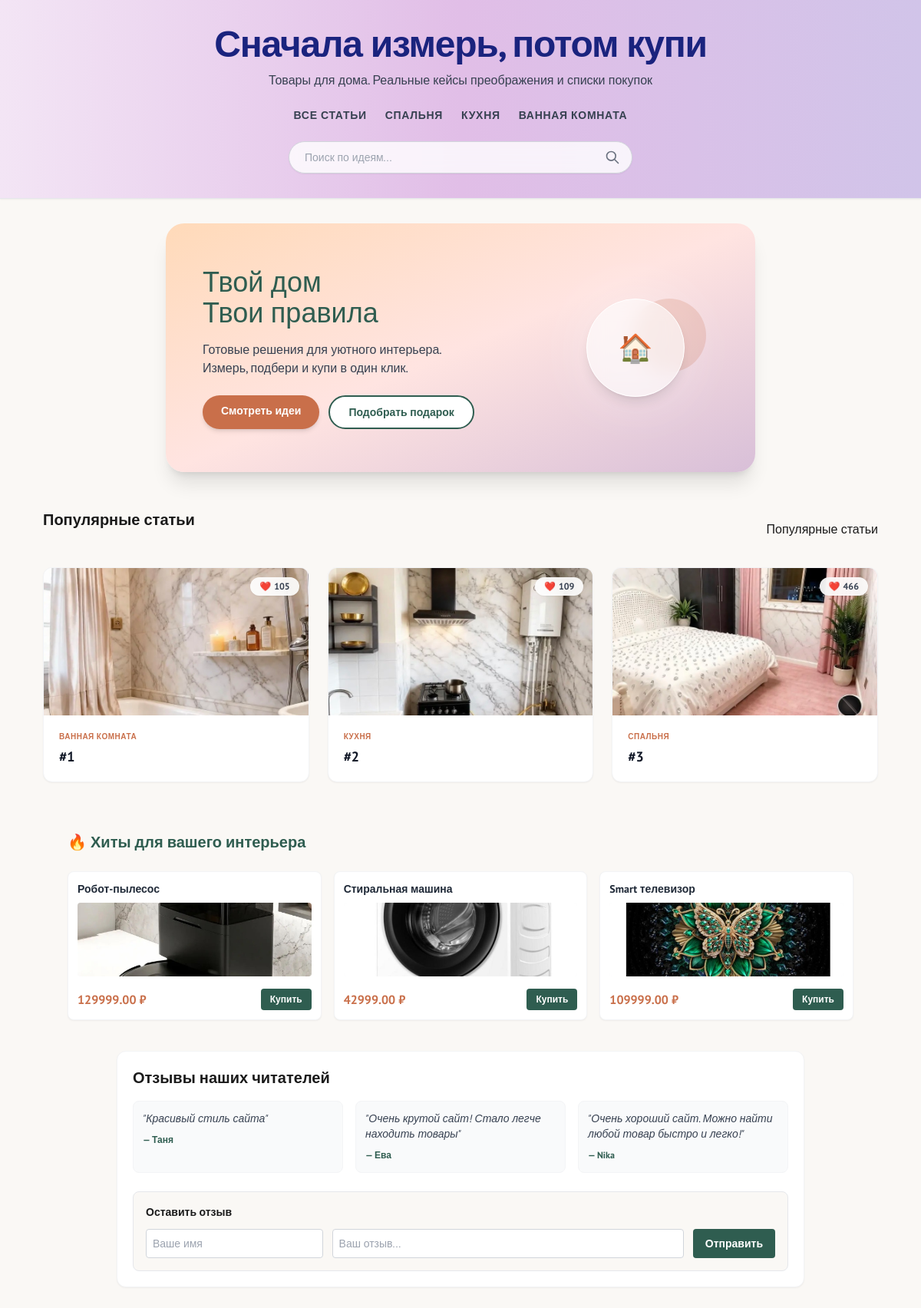
The page / on the database its author committed.
### articles/models.py (models this page shows, shortened)
class Category(models.Model):
    name = models.CharField(max_length=100, verbose_name="Название")
    slug = models.SlugField(unique=True, verbose_name="URL-имя")
    class Meta:
        verbose_name = "Категория"
        verbose_name_plural = "Категории"

class Article(models.Model):
    title = models.CharField(max_length=200)
    text = models.TextField()
    image_before = models.ImageField(upload_to='articles_images/', blank=True, null=True, verbose_name="Фото ДО")
    image_after = models.ImageField(upload_to='articles_images/', blank=True, null=True, verbose_name="Фото ПОСЛЕ")
    category = models.ForeignKey(Category, on_delete=models.SET_NULL, null=True, blank=True, verbose_name="Категория")
    created_at = models.DateTimeField(auto_now_add=True)
    likes = models.IntegerField(default=0, verbose_name="Лайки")
    rating = models.IntegerField(default=0, verbose_name="Рейтинг") # <-- НОВАЯ СТРОКА

class Product(models.Model):
    article = models.ForeignKey(Article, on_delete=models.CASCADE, related_name='products', null=True, blank=True)
    name = models.CharField(max_length=200, verbose_name="Название товара")
    price = models.DecimalField(max_digits=10, decimal_places=2, verbose_name="Цена (руб)")
    link = models.URLField(max_length=500, verbose_name="Партнёрская ссылка")
    image = models.ImageField(upload_to='product_images/', blank=True, null=True, verbose_name="Фото товара")
    RECIPIENT_CHOICES = [('mom', 'Маме'), ('dad', 'Папе'), ('friend', 'Другу'), ('self', 'Себе'), ('grandfather', 'Дедушке'), ('grandmother', 'Бабушке'), ('pet', 'Домашнему питомцу'), ('beloved', 'Любимой/Любимому')]
    OCCASION_CHOICES = [('march8', '8 Марта'), ('feb23', '23 Февраля'), ('housewarming', 'Новоселье'), ('birthday', 'День Рождения'), ('newyear', 'Новый год'), ('halloween', 'Хеллоуин'), ('easter', 'Пасха'), ('14feb', '14 Февраля')]
    recipient = models.CharField(max_length=20, choices=RECIPIENT_CHOICES, blank=True, null=True, verbose_name="Кому")
    occasion = models.CharField(max_length=20, choices=OCCASION_CHOICES, blank=True, null=True, verbose_name="Повод")
    promo_code = models.CharField(max_length=50, blank=True, null=True, verbose_name="Промокод на скидку")

class Review(models.Model):
    name = models.CharField(max_length=100, verbose_name="Ваше имя")
    text = models.TextField(verbose_name="Текст отзыва")
    created_at = models.DateTimeField(auto_now_add=True, verbose_name="Дата")

### articles/views.py (the view)
# urls.py: 2. Add a URL to urlpatterns:  path('', views.home, name='home')
def home(request, category_slug=None):
    categories = Category.objects.all()
    articles = Article.objects.all().order_by('-created_at')
    reviews = Review.objects.all().order_by('-created_at')[:3]
    top_products = Product.objects.all().order_by('?')[:3]
    recipient_filter = request.GET.get('recipient')
    occasion_filter = request.GET.get('occasion')
    filtered_products = None
    if recipient_filter or occasion_filter:
        filtered_products = Product.objects.all()
        if recipient_filter:
            filtered_products = filtered_products.filter(recipient=recipient_filter)
        if occasion_filter:
            filtered_products = filtered_products.filter(occasion=occasion_filter)
    query = request.GET.get('q')
    if query:
        articles = articles.filter(
            Q(titleicontains=query) | Q(texticontains=query) | Q(categorynameicontains=query)
        )
    current_category = None
    if category_slug:
        current_category = get_object_or_404(Category, slug=category_slug)
        articles = articles.filter(category=current_category)
    if request.method == 'POST':
        name = request.POST.get('name')
        text = request.POST.get('text')
        if name and text:
            Review.objects.create(name=name, text=text)
            return redirect('home')
    return render(request, 'index.html', {
        'articles': articles,
        'categories': categories,
        'reviews': reviews,
        'top_products': top_products,
        'current_category': current_category,
        'query': query,
        'filtered_products': filtered_products, # Передаем товары из фильтра
    })

### articles/templates/index.html (shortened to what this page needs)
{% extends 'base.html' %}
{% block content %}
    <div class="relative max-w-3xl mx-auto rounded-3xl overflow-hidden mb-12 shadow-xl bg-gradient-to-br from-[#FFDAB9] via-[#FFE4E1] to-[#D8BFD8]">
        <div class="px-8 py-10 md:px-12 md:py-14 flex flex-col md:flex-row items-center justify-between gap-6">
            <div class="md:w-2/3 text-center md:text-left z-10 space-y-4">
                <h1 class="text-2xl md:text-4xl font-serif text-[#2F5D50] leading-tight">
                    Твой дом<br>Твои правила
                </h1>
                <p class="text-sm md:text-base text-gray-700 font-medium leading-relaxed">
                    Готовые решения для уютного интерьера.<br>Измерь, подбери и купи в один клик.
                </p>
                <div class="flex flex-col sm:flex-row gap-3 justify-center md:justify-start pt-2">
                    <a href="#articles" class="bg-[#C96F4A] text-white px-6 py-2.5 rounded-full font-bold text-sm hover:bg-[#b05c3a] transition shadow-md">
                        Смотреть идеи
                    </a>
                    <a href="#articles" class="bg-white text-[#2F5D50] border-2 border-[#2F5D50] px-6 py-2.5 rounded-full font-bold text-sm hover:bg-gray-50 transition">
                        Подобрать подарок
                    </a>
                </div>
            </div>
            <div class="md:w-1/3 hidden md:flex justify-center items-center relative">
                <div class="absolute w-32 h-32 bg-white/40 rounded-full blur-2xl"></div>
                <div class="absolute w-24 h-24 bg-[#C96F4A]/20 rounded-full top-0 right-4"></div>
                <div class="w-32 h-32 bg-white/60 backdrop-blur-md rounded-full flex items-center justify-center border border-white shadow-lg z-10">
                    <span class="text-4xl">🏠️</span>
                </div>
            </div>
        </div>
    </div>
    <div class="flex items-center justify-between mb-6">
   <h2 id="articles" class="text-xl font-bold font-serif mb-6">
    Популярные статьи
</h2>
            {% if query %}
                Результаты поиска: "{{ query }}"
            {% elif current_category %}
                Категория: {{ current_category.name }}
            {% else %}
                Популярные статьи
            {% endif %}
    </div>
    <div class="grid grid-cols-1 md:grid-cols-2 lg:grid-cols-3 gap-6">
        {% for article in articles %}
            <div class="bg-white rounded-xl overflow-hidden shadow-sm hover:shadow-lg transition duration-300 border border-gray-100 flex flex-col">
                <a href="{% url 'article_detail' article.pk %}" class="block relative h-48 bg-gray-100">
                    {% if article.image_after %}
                        <img src="{{ article.image_after.url }}" alt="{{ article.title }}" class="w-full h-full object-cover">
                    {% else %}
                        <div class="flex items-center justify-center w-full h-full text-gray-400 text-sm">Нет фото</div>
                    {% endif %}
                    <div class="absolute top-3 right-3 bg-white/90 backdrop-blur px-3 py-1 rounded-full text-xs font-bold flex items-center gap-1 shadow-sm">
                        <button onclick="likeArticle({{ article.pk }}, this)" class="flex items-center gap-1 text-gray-700 hover:text-red-500 transition">
                            ❤️ <span id="likes-count-{{ article.pk }}">{{ article.likes }}</span>
                        </button>
                    </div>
                </a>
                <div class="p-5 flex flex-col flex-grow">
                    {% if article.category %}
                        <span class="text-[10px] font-bold text-[#C96F4A] uppercase tracking-wider mb-2">{{ article.category.name }}</span>
                    {% endif %}
                    <a href="{% url 'article_detail' article.pk %}" class="block flex-grow">
                        <h3 class="font-bold text-lg leading-tight text-gray-900 hover:text-[#C96F4A] transition">{{ article.title }}</h3>
                    </a>
                </div>
            </div>
        {% empty %}
            <div class="col-span-full text-center py-10 bg-white rounded-xl border border-gray-100">
                <p class="text-gray-500">По вашему запросу ничего не найдено. <a href="{% url 'home' %}" class="text-[#C96F4A] hover:underline">Вернуться на главную</a>.</p>
            </div>
        {% endfor %}
    </div>
    {% if top_products %}
    <div class="mt-16 mb-8 max-w-5xl mx-auto">
        <h2 class="text-xl font-bold mb-6 text-[#2F5D50] font-serif">🔥 Хиты для вашего интерьера</h2>
        <div class="grid grid-cols-1 md:grid-cols-3 gap-4">
            {% for product in top_products %}
            <div class="bg-white rounded-lg shadow-sm border border-gray-100 p-3 flex flex-col justify-between hover:shadow-md transition">
                <div>
                    <h3 class="font-bold text-gray-800 text-sm mb-2">{{ product.name }}</h3>
                    <div class="h-24 bg-gray-50 rounded mb-3 overflow-hidden flex items-center justify-center">
                        {% if product.image %}
                            <img src="{{ product.image.url }}" alt="{{ product.name }}" class="w-full h-full object-cover">
                        {% else %}
                            <span class="text-gray-400 text-xs">Фото</span>
                        {% endif %}
                    </div>
                </div>
                <div class="flex items-center justify-between mt-1">
                    <span class="text-[#C96F4A] font-bold text-base">{{ product.price }} ₽</span>
                    <a href="{{ product.link }}" target="_blank" rel="nofollow" class="bg-[#2F5D50] text-white px-3 py-1.5 rounded text-xs font-bold hover:bg-black transition">
                        Купить
                    </a>
                </div>
            </div>
            {% endfor %}
        </div>
    </div>
    {% endif %}
    <div class="mt-10 bg-white rounded-xl p-5 shadow-sm border border-gray-100 max-w-4xl mx-auto">
        <h2 class="text-xl font-bold mb-4 font-serif">Отзывы наших читателей</h2>
        <div class="grid grid-cols-1 md:grid-cols-3 gap-4 mb-6">
            {% for review in reviews %}
            <div class="bg-gray-50 p-3 rounded-lg border border-gray-100">
                <p class="text-sm text-gray-700 italic mb-1">"{{ review.text }}"</p>
                <span class="text-xs font-bold text-[#2F5D50]">— {{ review.name }}</span>
            </div>
            {% empty %}
            <p class="text-sm text-gray-500">Пока нет отзывов. Будьте первыми!</p>
            {% endfor %}
        </div>
        <form method="POST" class="bg-[#FAF8F5] p-4 rounded-lg border border-gray-200">
            <h3 class="font-bold text-sm mb-3">Оставить отзыв</h3>
            <div class="flex flex-col md:flex-row gap-3">
                <input type="text" name="name" placeholder="Ваше имя" required class="w-full md:w-1/3 p-2 text-sm rounded border border-gray-300 focus:outline-none focus:border-[#C96F4A]">
                <input type="text" name="text" placeholder="Ваш отзыв..." required class="w-full md:w-2/3 p-2 text-sm rounded border border-gray-300 focus:outline-none focus:border-[#C96F4A]">
                <button type="submit" class="bg-[#2F5D50] text-white px-4 py-2 text-sm rounded font-bold hover:bg-black transition whitespace-nowrap">Отправить</button>
            </div>
        </form>
    </div>
{% endblock %}

### articles/templates/base.html (shortened to what this page needs)
{% load static %}
<!DOCTYPE html>
<html lang="ru">
<head>
    <script src="https://cdn.tailwindcss.com?plugins=typography"></script>
</head>
<body class="bg-[#FAF8F5] text-[#1A1A1A] antialiased">
    <header class="bg-gradient-to-r from-[#F3E5F5] via-[#E1BEE7] to-[#D1C4E9] border-b border-gray-200 py-8 px-4 shadow-sm">
        <div class="max-w-6xl mx-auto text-center">
            <a href="{% url 'home' %}" class="inline-block">
                <h1 class="text-3xl md:text-5xl font-bold tracking-tight mb-3 text-[#1A237E]">Сначала измерь, потом купи</h1>
            </a>
            <p class="text-gray-700 text-sm md:text-base mb-6 font-medium">Товары для дома. Реальные кейсы преображения и списки покупок</p>
            <nav class="flex flex-wrap justify-center gap-x-6 gap-y-2 text-xs md:text-sm font-bold uppercase tracking-wider text-gray-700 mb-6">
                <a href="{% url 'home' %}" class="hover:text-[#C96F4A] transition">Все статьи</a>
                {% for category in categories %}
                    <a href="{% url 'category_list' category.slug %}" class="hover:text-[#C96F4A] transition">{{ category.name }}</a>
                {% endfor %}
            </nav>
            <div class="max-w-md mx-auto">
                <form method="GET" action="{% url 'home' %}" class="relative flex items-center">
                    <input type="text" name="q" value="{{ query|default:'' }}" placeholder="Поиск по идеям..."
                           class="w-full pl-5 pr-12 py-2.5 rounded-full border border-gray-300 focus:outline-none focus:border-[#C96F4A] text-sm text-gray-800 bg-white/80 backdrop-blur focus:bg-white shadow-sm transition">
                    <button type="submit" class="absolute right-4 text-gray-500 hover:text-[#C96F4A] transition">
                        <svg xmlns="http://www.w3.org/2000/svg" class="h-5 w-5" fill="none" viewBox="0 0 24 24" stroke="currentColor">
                            <path stroke-linecap="round" stroke-linejoin="round" stroke-width="2" d="M21 21l-6-6m2-5a7 7 0 11-14 0 7 7 0 0114 0z" />
                        </svg>
                    </button>
                </form>
            </div>
        </div>
    </header>
    <main class="max-w-6xl mx-auto p-4 md:p-8 min-h-screen">
        {% block content %}
        {% endblock %}
    </main>
</body>
</html>

### articles/templates/base.html (style rules this page uses)
body, h1, h2, h3, h4, .font-serif { font-family: 'PT Sans', sans-serif !important; }

### rows shown on the page
Category: name "СПАЛЬНЯ"
Category: name "КУХНЯ"
Category: name "ВАННАЯ КОМНАТА"
Article: image_after (picture), likes "105", category.name "ВАННАЯ КОМНАТА", title "#1"
Article: image_after (picture), likes "109", category.name "КУХНЯ", title "#2"
Article: image_after (picture), likes "466", category.name "СПАЛЬНЯ", title "#3"
Product: name "Робот-пылесос", image (picture), price "129999.00"
Product: name "Стиральная машина", image (picture), price "42999.00"
Product: name "Smart телевизор", image (picture), price "109999.00"
Review: text "Красивый стиль сайта", name "Таня"
Review: text "Очень крутой сайт! Стало легче находить товары", name "Ева"
Review: text "Очень хороший сайт. Можно найти любой товар быстро и легко!", name "Nika"
